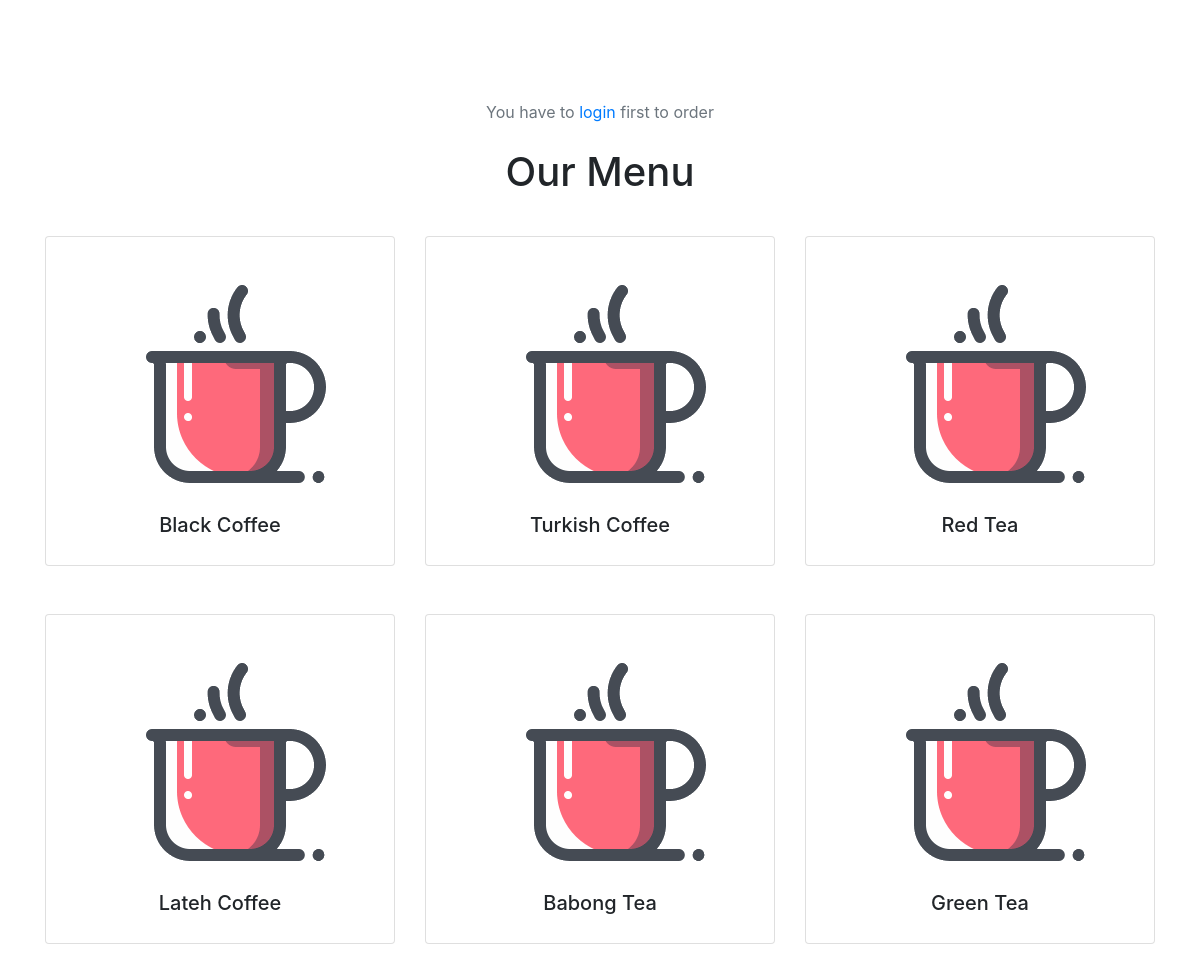
The app's page /items/ with its own data.
### tea_boy/models.py (models this page shows, shortened)
class Item(models.Model):
    name = models.CharField(
        max_length = 64,
        null = False,
        blank = False,
        unique = True
        )
    description = models.CharField(
        max_length = 128,
        null = True,
        blank = True
        )
    image = models.ImageField(null = True, blank = True)
    is_active = models.BooleanField(default = True)
    created_at = models.DateTimeField(auto_now_add = True)
    updated_at = models.DateTimeField(auto_now = True)

### tea_boy/views.py (the view)
# urls.py: path('items/', views.items_list, name='items-list'),
def items_list(request):
    context = {
        "items": Item.objects.all()
    }
    return render(request, 'items_list.html', context)

### tea_boy/templates/items_list.html (shortened to what this page needs)
{% extends 'base.html' %}
{% load static %}
{% block content %}
{% if request.user.is_anonymous %}
	<p class="form-text text-muted text-center">You have to
	<a href="{% url 'login' %}"> login </a> first to order</p>
	<h1 class="text-center mt-4">Our Menu</h1>
    <div class="row my-3">
		{% for item in items %}
			<div class="col-12 col-sm-6 col-md-4">
				<div class="card my-4">
					<div class="card-body text-center">
						{% if item.image %}
							<img src="{{item.image.url}}" alt="{{item.name}}">
						{% else %}
							<p><img src="{% static 'images/coffee.png' %}" alt="{{item.name}}"></p>
						{% endif %}
						<h5 class="items-list">{{item.name}}</h5>
					</div>
				</div>
			</div>
		{% endfor %}
	</div>
	<br><br>
	{% endif %}
{% endblock content %}

### tea_boy/static/css/style.css (style rules this page uses)
img { max-width: 100%; max-height: 100%; }

### records on screen
Item: image (picture), name "Black Coffee"
Item: image (picture), name "Turkish Coffee"
Item: image (picture), name "Red Tea"
Item: image (picture), name "Lateh Coffee"
Item: image (picture), name "Babong Tea"
Item: image (picture), name "Green Tea"
